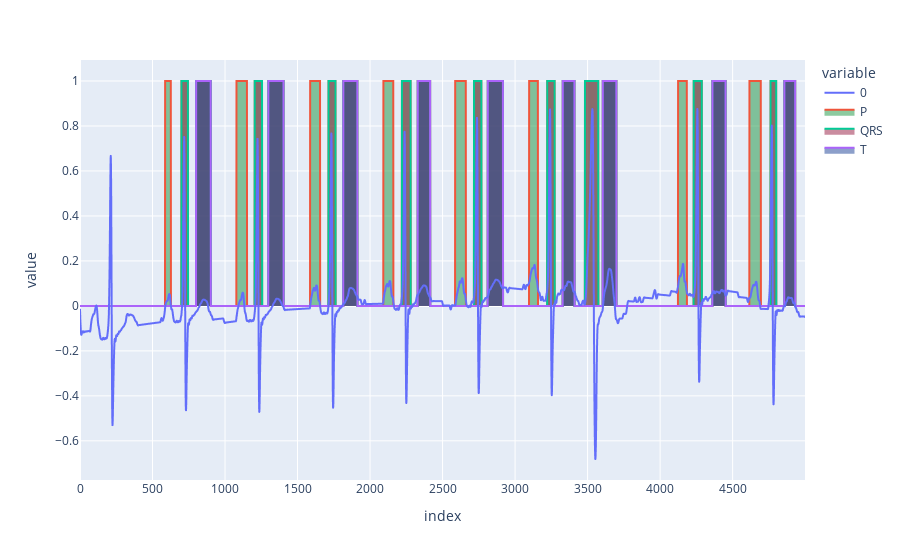

This figure's notebook cell:
### Code cell
df = pd.DataFrame(example[1])


fig = px.line(df)

fig.add_scatter(x=np.arange(5000), y=(example_label[1]>0).astype(int), 
                fill='tozeroy', fillcolor='rgba(26,150,65,0.5)', name="P", opacity=0.5)
fig.add_scatter(x=np.arange(5000), y=(example_label[1]>1).astype(int), 
                fill='tozeroy', fillcolor='rgba(150,26,65,0.5)', name="QRS", opacity=0.5)
fig.add_scatter(x=np.arange(5000), y=(example_label[1]>2).astype(int), 
                fill='tozeroy', fillcolor='rgba(26,65,150,0.5)', name="T", opacity=0.5)
# fig.add_scatter(x=np.arange(range_end - range_start) / 200, y=all_preds[:pred_len][range_start:range_end] * 200, 
#                 fill='tozeroy', fillcolor='rgba(150,26,65,0.5)', name="Pred", opacity=0.5)

fig.show()

### Figure 1 — Plotly figure (JSON) as saved in the notebook; plotly's stock layout.template omitted (floating-point values rounded to 4 significant figures; data arrays with more than 128 entries replaced by an {"elided": "..."} marker saying what was removed)
{"data": [{"hovertemplate": "variable=0<br>index=%{x}<br>value=%{y}<extra></extra>", "legendgroup": "0", "line": {"color": "#636efa", "dash": "solid"}, "marker": {"symbol": "circle"}, "mode": "lines", "name": "0", "showlegend": true, "type": "scattergl", "x": {"elided": "5000 int values"}, "xaxis": "x", "y": {"elided": "5000 float values"}, "yaxis": "y"}, {"fill": "tozeroy", "fillcolor": "rgba(26,150,65,0.5)", "name": "P", "opacity": 0.5, "type": "scatter", "x": {"elided": "5000 int values"}, "y": {"elided": "5000 int values"}}, {"fill": "tozeroy", "fillcolor": "rgba(150,26,65,0.5)", "name": "QRS", "opacity": 0.5, "type": "scatter", "x": {"elided": "5000 int values"}, "y": {"elided": "5000 int values"}}, {"fill": "tozeroy", "fillcolor": "rgba(26,65,150,0.5)", "name": "T", "opacity": 0.5, "type": "scatter", "x": {"elided": "5000 int values"}, "y": {"elided": "5000 int values"}}], "layout": {"legend": {"title": {"text": "variable"}, "tracegroupgap": 0}, "margin": {"t": 60}, "xaxis": {"anchor": "y", "domain": [0, 1], "title": {"text": "index"}}, "yaxis": {"anchor": "x", "domain": [0, 1], "title": {"text": "value"}}}}
